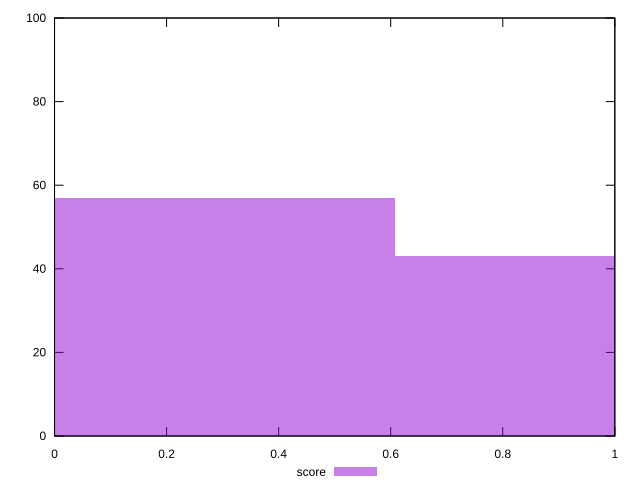

gnuplot code for this plot:
reset

$score <<EOF
1.2165931960110121 43
0 57
EOF

set key outside below
set boxwidth 1.2165931960110121
set xrange [0:1]
set yrange [0:100]
set trange [0:100]
set style fill transparent solid 0.5 noborder
set terminal svg size 640, 490 enhanced background rgb 'white'
set output "report_00013_2021-02-09T12-04-24.940Z/third-party-summary/samples/pages+cached+noadtech+nomedia/score/histogram.svg"

plot $score title "score" with boxes

reset
